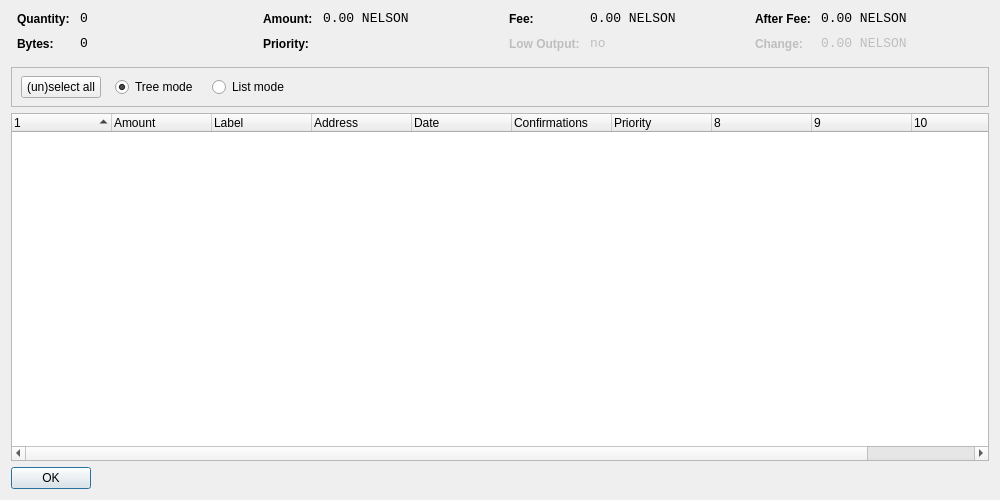
<?xml version="1.0" encoding="UTF-8"?>
<ui version="4.0">
 <class>CoinControlDialog</class>
 <widget class="QDialog" name="CoinControlDialog">
  <property name="geometry">
   <rect>
    <x>0</x>
    <y>0</y>
    <width>1000</width>
    <height>500</height>
   </rect>
  </property>
  <property name="windowTitle">
   <string>Coin Control</string>
  </property>
  <layout class="QVBoxLayout" name="verticalLayout">
   <item>
    <layout class="QHBoxLayout" name="horizontalLayoutTop" stretch="0,0,0,0">
     <property name="topMargin">
      <number>0</number>
     </property>
     <property name="bottomMargin">
      <number>10</number>
     </property>
     <item>
      <layout class="QFormLayout" name="formLayoutCoinControl1">
       <property name="horizontalSpacing">
        <number>10</number>
       </property>
       <property name="verticalSpacing">
        <number>10</number>
       </property>
       <property name="leftMargin">
        <number>6</number>
       </property>
       <property name="rightMargin">
        <number>6</number>
       </property>
       <item row="0" column="0">
        <widget class="QLabel" name="labelCoinControlQuantityText">
         <property name="styleSheet">
          <string notr="true">font-weight:bold;</string>
         </property>
         <property name="text">
          <string>Quantity:</string>
         </property>
        </widget>
       </item>
       <item row="0" column="1">
        <widget class="QLabel" name="labelCoinControlQuantity">
         <property name="font">
          <font>
           <family>Monospace</family>
           <pointsize>10</pointsize>
          </font>
         </property>
         <property name="cursor">
          <cursorShape>IBeamCursor</cursorShape>
         </property>
         <property name="contextMenuPolicy">
          <enum>Qt::ActionsContextMenu</enum>
         </property>
         <property name="text">
          <string notr="true">0</string>
         </property>
         <property name="textInteractionFlags">
          <set>Qt::LinksAccessibleByMouse|Qt::TextSelectableByKeyboard|Qt::TextSelectableByMouse</set>
         </property>
        </widget>
       </item>
       <item row="1" column="0">
        <widget class="QLabel" name="labelCoinControlBytesText">
         <property name="styleSheet">
          <string notr="true">font-weight:bold;</string>
         </property>
         <property name="text">
          <string>Bytes:</string>
         </property>
        </widget>
       </item>
       <item row="1" column="1">
        <widget class="QLabel" name="labelCoinControlBytes">
         <property name="font">
          <font>
           <family>Monospace</family>
           <pointsize>10</pointsize>
          </font>
         </property>
         <property name="cursor">
          <cursorShape>IBeamCursor</cursorShape>
         </property>
         <property name="contextMenuPolicy">
          <enum>Qt::ActionsContextMenu</enum>
         </property>
         <property name="text">
          <string notr="true">0</string>
         </property>
         <property name="textInteractionFlags">
          <set>Qt::LinksAccessibleByMouse|Qt::TextSelectableByKeyboard|Qt::TextSelectableByMouse</set>
         </property>
        </widget>
       </item>
      </layout>
     </item>
     <item>
      <layout class="QFormLayout" name="formLayoutCoinControl2">
       <property name="horizontalSpacing">
        <number>10</number>
       </property>
       <property name="verticalSpacing">
        <number>10</number>
       </property>
       <property name="leftMargin">
        <number>6</number>
       </property>
       <property name="rightMargin">
        <number>6</number>
       </property>
       <item row="0" column="0">
        <widget class="QLabel" name="labelCoinControlAmountText">
         <property name="styleSheet">
          <string notr="true">font-weight:bold;</string>
         </property>
         <property name="text">
          <string>Amount:</string>
         </property>
        </widget>
       </item>
       <item row="0" column="1">
        <widget class="QLabel" name="labelCoinControlAmount">
         <property name="font">
          <font>
           <family>Monospace</family>
           <pointsize>10</pointsize>
          </font>
         </property>
         <property name="cursor">
          <cursorShape>IBeamCursor</cursorShape>
         </property>
         <property name="contextMenuPolicy">
          <enum>Qt::ActionsContextMenu</enum>
         </property>
         <property name="text">
          <string notr="true">0.00 NELSON</string>
         </property>
         <property name="textInteractionFlags">
          <set>Qt::LinksAccessibleByMouse|Qt::TextSelectableByKeyboard|Qt::TextSelectableByMouse</set>
         </property>
        </widget>
       </item>
       <item row="1" column="0">
        <widget class="QLabel" name="labelCoinControlPriorityText">
         <property name="styleSheet">
          <string notr="true">font-weight:bold;</string>
         </property>
         <property name="text">
          <string>Priority:</string>
         </property>
        </widget>
       </item>
       <item row="1" column="1">
        <widget class="QLabel" name="labelCoinControlPriority">
         <property name="font">
          <font>
           <family>Monospace</family>
           <pointsize>10</pointsize>
          </font>
         </property>
         <property name="cursor">
          <cursorShape>IBeamCursor</cursorShape>
         </property>
         <property name="contextMenuPolicy">
          <enum>Qt::ActionsContextMenu</enum>
         </property>
         <property name="text">
          <string/>
         </property>
         <property name="textInteractionFlags">
          <set>Qt::LinksAccessibleByMouse|Qt::TextSelectableByKeyboard|Qt::TextSelectableByMouse</set>
         </property>
        </widget>
       </item>
      </layout>
     </item>
     <item>
      <layout class="QFormLayout" name="formLayoutCoinControl3">
       <property name="horizontalSpacing">
        <number>10</number>
       </property>
       <property name="verticalSpacing">
        <number>10</number>
       </property>
       <property name="leftMargin">
        <number>6</number>
       </property>
       <property name="rightMargin">
        <number>6</number>
       </property>
       <item row="0" column="0">
        <widget class="QLabel" name="labelCoinControlFeeText">
         <property name="styleSheet">
          <string notr="true">font-weight:bold;</string>
         </property>
         <property name="text">
          <string>Fee:</string>
         </property>
        </widget>
       </item>
       <item row="0" column="1">
        <widget class="QLabel" name="labelCoinControlFee">
         <property name="font">
          <font>
           <family>Monospace</family>
           <pointsize>10</pointsize>
          </font>
         </property>
         <property name="cursor">
          <cursorShape>IBeamCursor</cursorShape>
         </property>
         <property name="contextMenuPolicy">
          <enum>Qt::ActionsContextMenu</enum>
         </property>
         <property name="text">
          <string notr="true">0.00 NELSON</string>
         </property>
         <property name="textInteractionFlags">
          <set>Qt::LinksAccessibleByMouse|Qt::TextSelectableByKeyboard|Qt::TextSelectableByMouse</set>
         </property>
        </widget>
       </item>
       <item row="1" column="0">
        <widget class="QLabel" name="labelCoinControlLowOutputText">
         <property name="enabled">
          <bool>false</bool>
         </property>
         <property name="styleSheet">
          <string notr="true">font-weight:bold;</string>
         </property>
         <property name="text">
          <string>Low Output:</string>
         </property>
        </widget>
       </item>
       <item row="1" column="1">
        <widget class="QLabel" name="labelCoinControlLowOutput">
         <property name="enabled">
          <bool>false</bool>
         </property>
         <property name="font">
          <font>
           <family>Monospace</family>
           <pointsize>10</pointsize>
          </font>
         </property>
         <property name="cursor">
          <cursorShape>IBeamCursor</cursorShape>
         </property>
         <property name="contextMenuPolicy">
          <enum>Qt::ActionsContextMenu</enum>
         </property>
         <property name="text">
          <string notr="true">no</string>
         </property>
         <property name="textInteractionFlags">
          <set>Qt::LinksAccessibleByMouse|Qt::TextSelectableByKeyboard|Qt::TextSelectableByMouse</set>
         </property>
        </widget>
       </item>
      </layout>
     </item>
     <item>
      <layout class="QFormLayout" name="formLayoutCoinControl4">
       <property name="horizontalSpacing">
        <number>10</number>
       </property>
       <property name="verticalSpacing">
        <number>10</number>
       </property>
       <property name="leftMargin">
        <number>6</number>
       </property>
       <property name="rightMargin">
        <number>6</number>
       </property>
       <item row="0" column="0">
        <widget class="QLabel" name="labelCoinControlAfterFeeText">
         <property name="styleSheet">
          <string notr="true">font-weight:bold;</string>
         </property>
         <property name="text">
          <string>After Fee:</string>
         </property>
        </widget>
       </item>
       <item row="0" column="1">
        <widget class="QLabel" name="labelCoinControlAfterFee">
         <property name="font">
          <font>
           <family>Monospace</family>
           <pointsize>10</pointsize>
          </font>
         </property>
         <property name="cursor">
          <cursorShape>IBeamCursor</cursorShape>
         </property>
         <property name="contextMenuPolicy">
          <enum>Qt::ActionsContextMenu</enum>
         </property>
         <property name="text">
          <string notr="true">0.00 NELSON</string>
         </property>
         <property name="textInteractionFlags">
          <set>Qt::LinksAccessibleByMouse|Qt::TextSelectableByKeyboard|Qt::TextSelectableByMouse</set>
         </property>
        </widget>
       </item>
       <item row="1" column="0">
        <widget class="QLabel" name="labelCoinControlChangeText">
         <property name="enabled">
          <bool>false</bool>
         </property>
         <property name="styleSheet">
          <string notr="true">font-weight:bold;</string>
         </property>
         <property name="text">
          <string>Change:</string>
         </property>
        </widget>
       </item>
       <item row="1" column="1">
        <widget class="QLabel" name="labelCoinControlChange">
         <property name="enabled">
          <bool>false</bool>
         </property>
         <property name="font">
          <font>
           <family>Monospace</family>
           <pointsize>10</pointsize>
          </font>
         </property>
         <property name="cursor">
          <cursorShape>IBeamCursor</cursorShape>
         </property>
         <property name="contextMenuPolicy">
          <enum>Qt::ActionsContextMenu</enum>
         </property>
         <property name="text">
          <string notr="true">0.00 NELSON</string>
         </property>
         <property name="textInteractionFlags">
          <set>Qt::LinksAccessibleByMouse|Qt::TextSelectableByKeyboard|Qt::TextSelectableByMouse</set>
         </property>
        </widget>
       </item>
      </layout>
     </item>
    </layout>
   </item>
   <item>
    <widget class="QFrame" name="frame">
     <property name="minimumSize">
      <size>
       <width>0</width>
       <height>40</height>
      </size>
     </property>
     <property name="frameShape">
      <enum>QFrame::StyledPanel</enum>
     </property>
     <property name="frameShadow">
      <enum>QFrame::Sunken</enum>
     </property>
     <widget class="QWidget" name="horizontalLayoutWidget">
      <property name="geometry">
       <rect>
        <x>10</x>
        <y>0</y>
        <width>781</width>
        <height>41</height>
       </rect>
      </property>
      <layout class="QHBoxLayout" name="horizontalLayoutPanel" stretch="0,0,0,0,0">
       <property name="spacing">
        <number>14</number>
       </property>
       <item>
        <widget class="QPushButton" name="pushButtonSelectAll">
         <property name="sizePolicy">
          <sizepolicy hsizetype="Maximum" vsizetype="Fixed">
           <horstretch>0</horstretch>
           <verstretch>0</verstretch>
          </sizepolicy>
         </property>
         <property name="text">
          <string>(un)select all</string>
         </property>
        </widget>
       </item>
       <item>
        <widget class="QRadioButton" name="radioTreeMode">
         <property name="sizePolicy">
          <sizepolicy hsizetype="Maximum" vsizetype="Fixed">
           <horstretch>0</horstretch>
           <verstretch>0</verstretch>
          </sizepolicy>
         </property>
         <property name="text">
          <string>Tree mode</string>
         </property>
         <property name="checked">
          <bool>true</bool>
         </property>
        </widget>
       </item>
       <item>
        <widget class="QRadioButton" name="radioListMode">
         <property name="sizePolicy">
          <sizepolicy hsizetype="Maximum" vsizetype="Fixed">
           <horstretch>0</horstretch>
           <verstretch>0</verstretch>
          </sizepolicy>
         </property>
         <property name="text">
          <string>List mode</string>
         </property>
        </widget>
       </item>
       <item>
        <spacer name="horizontalSpacer">
         <property name="orientation">
          <enum>Qt::Horizontal</enum>
         </property>
         <property name="sizeHint" stdset="0">
          <size>
           <width>40</width>
           <height>20</height>
          </size>
         </property>
        </spacer>
       </item>
      </layout>
     </widget>
    </widget>
   </item>
   <item>
    <widget class="CoinControlTreeWidget" name="treeWidget">
     <property name="contextMenuPolicy">
      <enum>Qt::CustomContextMenu</enum>
     </property>
     <property name="sortingEnabled">
      <bool>false</bool>
     </property>
     <property name="columnCount">
      <number>11</number>
     </property>
     <attribute name="headerShowSortIndicator" stdset="0">
      <bool>true</bool>
     </attribute>
     <attribute name="headerStretchLastSection">
      <bool>false</bool>
     </attribute>
     <column>
      <property name="text">
       <string/>
      </property>
     </column>
     <column>
      <property name="text">
       <string>Amount</string>
      </property>
     </column>
     <column>
      <property name="text">
       <string>Label</string>
      </property>
     </column>
     <column>
      <property name="text">
       <string>Address</string>
      </property>
     </column>
     <column>
      <property name="text">
       <string>Date</string>
      </property>
     </column>
     <column>
      <property name="text">
       <string>Confirmations</string>
      </property>
      <property name="toolTip">
       <string>Confirmed</string>
      </property>
     </column>
     <column>
      <property name="text">
       <string>Priority</string>
      </property>
     </column>
     <column>
      <property name="text">
       <string/>
      </property>
     </column>
     <column>
      <property name="text">
       <string/>
      </property>
     </column>
     <column>
      <property name="text">
       <string/>
      </property>
     </column>
     <column>
      <property name="text">
       <string/>
      </property>
     </column>
    </widget>
   </item>
   <item>
    <widget class="QDialogButtonBox" name="buttonBox">
     <property name="sizePolicy">
      <sizepolicy hsizetype="Maximum" vsizetype="Fixed">
       <horstretch>0</horstretch>
       <verstretch>0</verstretch>
      </sizepolicy>
     </property>
     <property name="orientation">
      <enum>Qt::Horizontal</enum>
     </property>
     <property name="standardButtons">
      <set>QDialogButtonBox::Ok</set>
     </property>
    </widget>
   </item>
  </layout>
 </widget>
 <customwidgets>
  <customwidget>
   <class>CoinControlTreeWidget</class>
   <extends>QTreeWidget</extends>
   <header>coincontroltreewidget.h</header>
  </customwidget>
 </customwidgets>
 <resources/>
 <connections/>
</ui>
